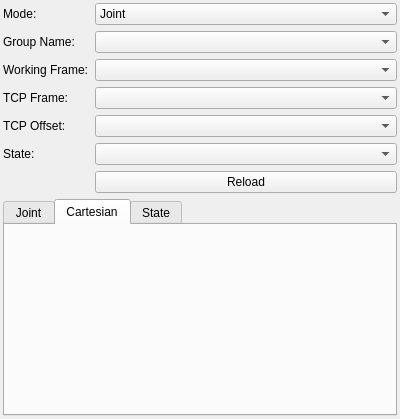
<?xml version="1.0" encoding="UTF-8"?>
<ui version="4.0">
 <class>ManipulationWidget</class>
 <widget class="QWidget" name="ManipulationWidget">
  <property name="geometry">
   <rect>
    <x>0</x>
    <y>0</y>
    <width>400</width>
    <height>419</height>
   </rect>
  </property>
  <property name="sizePolicy">
   <sizepolicy hsizetype="Expanding" vsizetype="Expanding">
    <horstretch>0</horstretch>
    <verstretch>0</verstretch>
   </sizepolicy>
  </property>
  <property name="windowTitle">
   <string>Form</string>
  </property>
  <layout class="QVBoxLayout" name="vertical_layout">
   <property name="sizeConstraint">
    <enum>QLayout::SetNoConstraint</enum>
   </property>
   <property name="leftMargin">
    <number>3</number>
   </property>
   <property name="topMargin">
    <number>3</number>
   </property>
   <property name="rightMargin">
    <number>3</number>
   </property>
   <property name="bottomMargin">
    <number>3</number>
   </property>
   <item>
    <widget class="QFrame" name="frame">
     <property name="frameShape">
      <enum>QFrame::NoFrame</enum>
     </property>
     <property name="frameShadow">
      <enum>QFrame::Raised</enum>
     </property>
     <layout class="QFormLayout" name="formLayout">
      <property name="leftMargin">
       <number>0</number>
      </property>
      <property name="topMargin">
       <number>0</number>
      </property>
      <property name="rightMargin">
       <number>0</number>
      </property>
      <property name="bottomMargin">
       <number>0</number>
      </property>
      <item row="0" column="0">
       <widget class="QLabel" name="mode_label">
        <property name="text">
         <string>Mode:</string>
        </property>
       </widget>
      </item>
      <item row="0" column="1">
       <widget class="QComboBox" name="mode_combo_box">
        <item>
         <property name="text">
          <string>Joint</string>
         </property>
        </item>
        <item>
         <property name="text">
          <string>Cartesian</string>
         </property>
        </item>
       </widget>
      </item>
      <item row="1" column="0">
       <widget class="QLabel" name="group_label">
        <property name="text">
         <string>Group Name:</string>
        </property>
       </widget>
      </item>
      <item row="1" column="1">
       <widget class="QComboBox" name="group_combo_box"/>
      </item>
      <item row="2" column="0">
       <widget class="QLabel" name="working_frame_label">
        <property name="text">
         <string>Working Frame:</string>
        </property>
       </widget>
      </item>
      <item row="2" column="1">
       <widget class="QComboBox" name="working_frame_combo_box"/>
      </item>
      <item row="3" column="0">
       <widget class="QLabel" name="tcp_label">
        <property name="text">
         <string>TCP Frame:</string>
        </property>
       </widget>
      </item>
      <item row="3" column="1">
       <widget class="QComboBox" name="tcp_combo_box"/>
      </item>
      <item row="4" column="0">
       <widget class="QLabel" name="tcp_offset_label">
        <property name="text">
         <string>TCP Offset:</string>
        </property>
       </widget>
      </item>
      <item row="4" column="1">
       <widget class="QComboBox" name="tcp_offset_combo_box"/>
      </item>
      <item row="5" column="0">
       <widget class="QLabel" name="state_label">
        <property name="text">
         <string>State:</string>
        </property>
       </widget>
      </item>
      <item row="5" column="1">
       <widget class="QComboBox" name="state_combo_box"/>
      </item>
      <item row="6" column="1">
       <widget class="QPushButton" name="reload_push_button">
        <property name="text">
         <string>Reload</string>
        </property>
       </widget>
      </item>
      <item row="6" column="0">
       <widget class="QLabel" name="label">
        <property name="text">
         <string/>
        </property>
       </widget>
      </item>
     </layout>
    </widget>
   </item>
   <item>
    <widget class="QTabWidget" name="tabWidget">
     <property name="currentIndex">
      <number>1</number>
     </property>
     <widget class="QWidget" name="joint_tab">
      <property name="sizePolicy">
       <sizepolicy hsizetype="Expanding" vsizetype="Expanding">
        <horstretch>0</horstretch>
        <verstretch>0</verstretch>
       </sizepolicy>
      </property>
      <attribute name="title">
       <string>Joint</string>
      </attribute>
      <layout class="QVBoxLayout" name="verticalLayout_3">
       <property name="leftMargin">
        <number>3</number>
       </property>
       <property name="topMargin">
        <number>3</number>
       </property>
       <property name="rightMargin">
        <number>3</number>
       </property>
       <property name="bottomMargin">
        <number>3</number>
       </property>
       <item>
        <widget class="tesseract_gui::JointStateSliderWidget" name="joint_state_slider" native="true">
         <property name="sizePolicy">
          <sizepolicy hsizetype="Expanding" vsizetype="Expanding">
           <horstretch>0</horstretch>
           <verstretch>0</verstretch>
          </sizepolicy>
         </property>
        </widget>
       </item>
       <item>
        <spacer name="verticalSpacer">
         <property name="orientation">
          <enum>Qt::Vertical</enum>
         </property>
         <property name="sizeHint" stdset="0">
          <size>
           <width>20</width>
           <height>40</height>
          </size>
         </property>
        </spacer>
       </item>
      </layout>
     </widget>
     <widget class="QWidget" name="cartesian_tab">
      <property name="sizePolicy">
       <sizepolicy hsizetype="Expanding" vsizetype="Expanding">
        <horstretch>0</horstretch>
        <verstretch>0</verstretch>
       </sizepolicy>
      </property>
      <attribute name="title">
       <string>Cartesian</string>
      </attribute>
      <layout class="QVBoxLayout" name="verticalLayout">
       <property name="leftMargin">
        <number>3</number>
       </property>
       <property name="topMargin">
        <number>3</number>
       </property>
       <property name="rightMargin">
        <number>3</number>
       </property>
       <property name="bottomMargin">
        <number>3</number>
       </property>
       <item>
        <widget class="tesseract_gui::CartesianEditorWidget" name="cartesian_widget" native="true">
         <property name="sizePolicy">
          <sizepolicy hsizetype="Expanding" vsizetype="Expanding">
           <horstretch>0</horstretch>
           <verstretch>0</verstretch>
          </sizepolicy>
         </property>
        </widget>
       </item>
       <item>
        <spacer name="verticalSpacer_2">
         <property name="orientation">
          <enum>Qt::Vertical</enum>
         </property>
         <property name="sizeHint" stdset="0">
          <size>
           <width>20</width>
           <height>40</height>
          </size>
         </property>
        </spacer>
       </item>
      </layout>
     </widget>
     <widget class="QWidget" name="state_tab">
      <property name="sizePolicy">
       <sizepolicy hsizetype="Expanding" vsizetype="Expanding">
        <horstretch>0</horstretch>
        <verstretch>0</verstretch>
       </sizepolicy>
      </property>
      <attribute name="title">
       <string>State</string>
      </attribute>
      <layout class="QVBoxLayout" name="verticalLayout_2">
       <property name="leftMargin">
        <number>3</number>
       </property>
       <property name="topMargin">
        <number>3</number>
       </property>
       <property name="rightMargin">
        <number>3</number>
       </property>
       <property name="bottomMargin">
        <number>3</number>
       </property>
       <item>
        <widget class="tesseract_gui::SceneStateWidget" name="state_widget" native="true">
         <property name="sizePolicy">
          <sizepolicy hsizetype="Expanding" vsizetype="Expanding">
           <horstretch>0</horstretch>
           <verstretch>0</verstretch>
          </sizepolicy>
         </property>
        </widget>
       </item>
      </layout>
     </widget>
    </widget>
   </item>
  </layout>
 </widget>
 <customwidgets>
  <customwidget>
   <class>tesseract_gui::SceneStateWidget</class>
   <extends>QWidget</extends>
   <header>tesseract_qt/scene_graph/widgets/scene_state_widget.h</header>
   <container>1</container>
  </customwidget>
  <customwidget>
   <class>tesseract_gui::JointStateSliderWidget</class>
   <extends>QWidget</extends>
   <header>tesseract_qt/joint_state_slider/joint_state_slider_widget.h</header>
   <container>1</container>
  </customwidget>
  <customwidget>
   <class>tesseract_gui::CartesianEditorWidget</class>
   <extends>QWidget</extends>
   <header>tesseract_qt/common/widgets/cartesian_editor_widget.h</header>
   <container>1</container>
  </customwidget>
 </customwidgets>
 <resources/>
 <connections/>
</ui>
